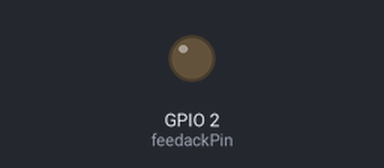
A sketch run on a simulated ESP32. Parts: output pins drawn as LEDs (lit = HIGH). Random numbers use the default seed unless the sketch sets one; nothing arrives over Bluetooth unless stated; a phone connects over Bluetooth LE 3 s after start.

Above: at 0.1 s.
At 3.05 s:
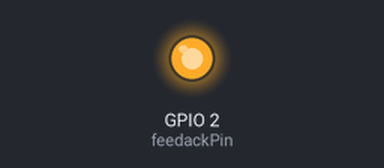
Timing chart, 0 to 4.6 s (numbered marks = the images above):
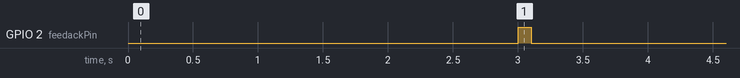

The sketch:

Pardal.ino
```cpp
#include <BLEDevice.h>
#include <BLEServer.h>
#include <BLEUtils.h>
#include <BLE2902.h>

BLEServer* server = NULL;
BLECharacteristic* characteristic = NULL;
BLEService* service = NULL;
BLEAdvertising* advertising = NULL;

bool deviceConnected = false;
bool oldDeviceConnected = false;
bool advertisignStarted = false;
bool severStarded = false;

// Lap ────────────────────────────────────────────────────────────────────────────────────────
struct Lap {
  int number;
  long startedAt;
  long finishedAt;
  String duration;

  void setDuration() {
    long calculatedDuration = finishedAt - startedAt;
    int seconds = (calculatedDuration / 1000) % 60;
    int minutes = (calculatedDuration / (1000 * 60)) % 60;
    int milliseconds = calculatedDuration % 1000;
    String formattedSeconds = (seconds < 10 ? "0" : "") + String(seconds);
    String formattedMilliseconds = (milliseconds < 10 ? "00" : "") + String(milliseconds);
    formattedMilliseconds = (milliseconds < 100 ? "0" : "") + String(milliseconds);
    duration = String(minutes) + ":" + formattedSeconds + "." + formattedMilliseconds;
  }

  void finish() {
    finishedAt = millis();
    setDuration();
    characteristic->setValue(toJson());
    characteristic->notify();
  }

  void start() {
    startedAt = millis();
    number++;
  }

  std::string toJson() {
    String lapJson = "{\"number\": %number%, \"started_at\": %started_at%, \"finished_at\": %finished_at%, \"duration\": \"%duration%\"}";
    lapJson.replace("%number%", String(number));
    lapJson.replace("%duration%", duration);
    lapJson.replace("%started_at%", String(startedAt));
    lapJson.replace("%finished_at%", String(finishedAt));
    return lapJson.c_str();
  }
} trackingLap = { 0, 0, 0, "" };
// Lap ────────────────────────────────────────────────────────────────────────────────────────

// Presenter ──────────────────────────────────────────────────────────────────────────────────
class Presenter {
private:
  static const int feedackPin = 2;
public:
  static void setup() {
    pinMode(feedackPin, OUTPUT);
  }

  static void showFeedback() {
    digitalWrite(feedackPin, HIGH);
  }

  static void hideFeedback() {
    digitalWrite(feedackPin, LOW);
  }
};
// Presenter ──────────────────────────────────────────────────────────────────────────────────

// BLECallbacks ───────────────────────────────────────────────────────────────────────────────
class ServerCallbacks : public BLEServerCallbacks {
  void onConnect(BLEServer* server) {
    deviceConnected = true;
  }

  void onDisconnect(BLEServer* server) {
    deviceConnected = false;
  }
};
// BLECallbacks ───────────────────────────────────────────────────────────────────────────────

// Configurator ───────────────────────────────────────────────────────────────────────────────
class Configurator {
private:
  static void setupService(BLEUUID serviceId) {
    BLEDevice::init("LapTimer");
    server = BLEDevice::createServer();
    server->setCallbacks(new ServerCallbacks());
    service = server->createService(serviceId);
  }

  static void setupCharacteristic(BLEUUID characteristicId) {
    characteristic = service->createCharacteristic(
      characteristicId, BLECharacteristic::PROPERTY_READ | BLECharacteristic::PROPERTY_NOTIFY);
    characteristic->addDescriptor(new BLE2902());
  }

  static void setupAdvertising(BLEUUID serviceId) {
    advertising = BLEDevice::getAdvertising();
    advertising->addServiceUUID(serviceId);
  }

public:
  static void configure() {
    BLEUUID serviceId = BLEUUID("8CF071B4-7DF7-41A8-9328-AF9A4051EBC8");
    BLEUUID characteristicId = BLEUUID("beb5483e-36e1-4688-b7f5-ea07361b26a8");
    Serial.begin(115200);
    setupService(serviceId);
    setupCharacteristic(characteristicId);
    setupAdvertising(serviceId);
    Presenter::setup();
  }
};
// Configurator ───────────────────────────────────────────────────────────────────────────────

// Device ─────────────────────────────────────────────────────────────────────────────────────
class Device {
private:
  static void startAdvertising() {
    if (!advertisignStarted) {
      BLEDevice::startAdvertising();
      server->startAdvertising();
      advertisignStarted = true;
    }
  }

  static void startServer() {
    if (!severStarded) {
      service->start();
      severStarded = true;
    }
  }
public:
  static bool connected() {
    return deviceConnected && !oldDeviceConnected;
  }

  static bool disconnected() {
    return !deviceConnected && oldDeviceConnected;
  }

  static void activate() {
    startServer();
    startAdvertising();
  }

  static void deactivate() {
    service->stop();
    server->getAdvertising()->stop();
    advertisignStarted = false;
    severStarded = false;
  }
};
// Device ─────────────────────────────────────────────────────────────────────────────────────

// LapTrigger ─────────────────────────────────────────────────────────────────────────────────
class LapTrigger {
public:
  static const uint8_t PULLUP_TRIGGER = 0;
  static const uint8_t TIMER_TRIGGER = 1;
  virtual bool isTriggered() = 0;
};

class InputPullupLapTrigger : public LapTrigger {
private:
  int triggerLastState = HIGH;
  int feedackPin = 2;
  int triggerState() {
    return digitalRead(InputPullupLapTrigger::feedackPin);
  }
public:
  InputPullupLapTrigger() {
    pinMode(InputPullupLapTrigger::feedackPin, INPUT_PULLUP);
  }
  bool isTriggered() {
    int stateTriggered = triggerState();
    bool changed = triggerLastState != stateTriggered;
    bool didTrigger = triggerLastState == HIGH && stateTriggered == LOW;
    if (changed) {
      triggerLastState = stateTriggered;
    }
    return didTrigger;
  }
};

class TimerLapTrigger : public LapTrigger {
public:
  bool isTriggered() {
    long randomNumber = random(500, 3500);
    delay(randomNumber);
    return true;
  }
};

class LapTriggerFactory {
public:
  static LapTrigger* make(uint8_t triggerType) {
    if (triggerType == LapTrigger::PULLUP_TRIGGER) {
      return new InputPullupLapTrigger();
    } else if (triggerType == LapTrigger::TIMER_TRIGGER) {
      return new TimerLapTrigger();
    }
    return new InputPullupLapTrigger();
  }
};

LapTrigger* lapTrigger = LapTriggerFactory::make(LapTrigger::PULLUP_TRIGGER);
// LapTrigger ─────────────────────────────────────────────────────────────────────────────────


// Pardal ─────────────────────────────────────────────────────────────────────────────────────

class Pardal {
private:
  static void handleDeviceConnectivity() {
    if (Device::connected()) {
      oldDeviceConnected = deviceConnected;
    }
    if (Device::disconnected()) {
      trackingLap.finish();
      delay(500);
      oldDeviceConnected = deviceConnected;
      Device::deactivate();
    }
  }

  static void lapTrack() {
    Presenter::hideFeedback();
    if (!Device::connected()) { return; }
    if (!lapTrigger->isTriggered()) { return; }
    trackingLap.finish();
    Presenter::showFeedback();
    trackingLap.start();
    delay(100);
  }

public:
  static void configure() {
    Configurator::configure();
    Device::activate();
  }

  static void run() {
    Device::activate();
    lapTrack();
    handleDeviceConnectivity();
  }
};
// Pardal ─────────────────────────────────────────────────────────────────────────────────────


// Arduino ────────────────────────────────────────────────────────────────────────────────────
void setup() {
  Pardal::configure();
}

void loop() {
  Pardal::run();
}
// Arduino ────────────────────────────────────────────────────────────────────────────────────
```

Measured:
- by itself, GPIO 2 (feedackPin): LOW → HIGH at 3.0 s, → LOW 0.10 s later
